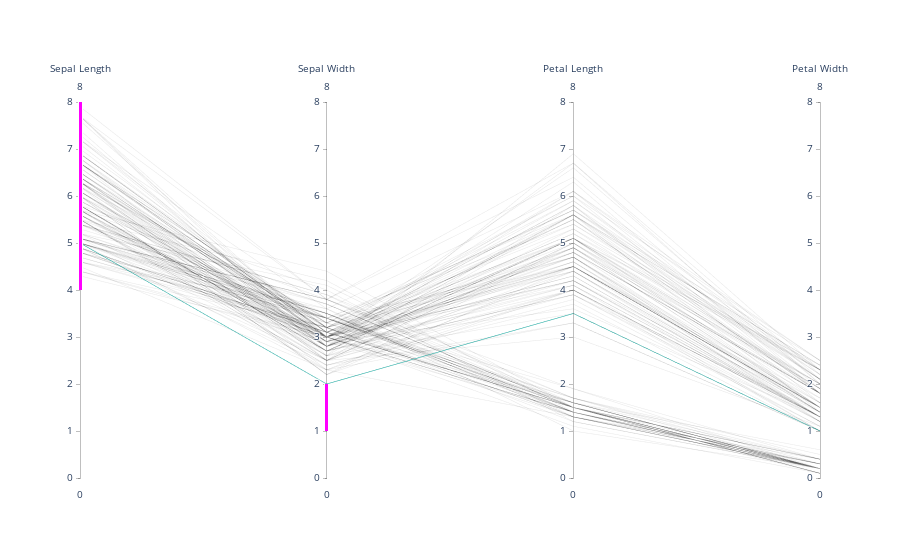

Notebook cell for this chart:
### Code cell
df = pd.read_csv("https://raw.githubusercontent.com/bcdunbar/datasets/master/iris.csv")

fig = go.Figure(data=
    go.Parcoords(
        line = dict(color = df['species_id'],
                   colorscale = [[0,'purple'],[0.5,'lightseagreen'],[1,'gold']]),
        dimensions = list([
            go.parcoords.Dimension(
                range = [0,8],
                constraintrange= [4, 8],
                label = 'Sepal Length',
                values = df['sepal_length']
                ),
            # dict(range = [0,8],
            #     constraintrange = [4,8],
            #     label = 'Sepal Length', values = df['sepal_length']),
            dict(range = [0,8],
                constraintrange = [1,2],
                label = 'Sepal Width', values = df['sepal_width']),
            dict(range = [0,8],
                label = 'Petal Length', values = df['petal_length']),
            dict(range = [0,8],
                label = 'Petal Width', values = df['petal_width'])
        ])
    )
)

fig.update_layout(
    plot_bgcolor = 'white',
    paper_bgcolor = 'white'
)

fig.show()

### Figure 1 — Plotly figure (JSON) as saved in the notebook; plotly's stock layout.template omitted (floating-point values rounded to 4 significant figures; data arrays with more than 128 entries replaced by an {"elided": "..."} marker saying what was removed)
{"data": [{"dimensions": [{"constraintrange": [4, 8], "label": "Sepal Length", "range": [0, 8], "values": {"elided": "150 float values"}}, {"constraintrange": [1, 2], "label": "Sepal Width", "range": [0, 8], "values": {"elided": "150 float values"}}, {"label": "Petal Length", "range": [0, 8], "values": {"elided": "150 float values"}}, {"label": "Petal Width", "range": [0, 8], "values": {"elided": "150 float values"}}], "line": {"color": {"elided": "150 int values"}, "colorscale": [[0, "purple"], [0.5, "lightseagreen"], [1, "gold"]]}, "type": "parcoords"}], "layout": {"paper_bgcolor": "white", "plot_bgcolor": "white"}}
